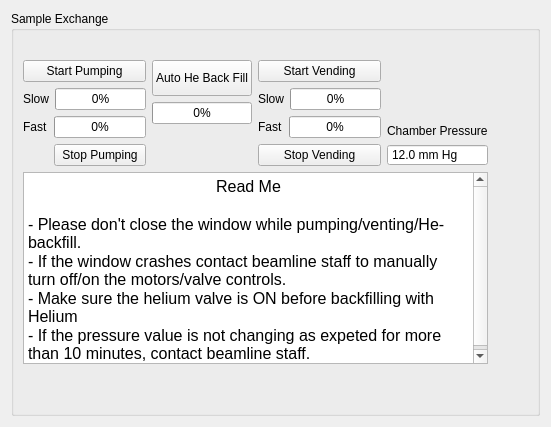
      <widget class="QWidget" name="tab_10">
       <attribute name="title">
        <string>Sample Exchange</string>
       </attribute>
       <layout class="QGridLayout" name="gridLayout_96">
        <item row="0" column="0">
         <widget class="QGroupBox" name="groupBox_22">
          <property name="styleSheet">
           <string notr="true">gridline-color: rgb(196, 160, 0);</string>
          </property>
          <property name="title">
           <string>Sample Exchange</string>
          </property>
          <layout class="QGridLayout" name="gridLayout_89">
           <item row="1" column="3">
            <layout class="QGridLayout" name="gridLayout_72">
             <item row="0" column="0">
              <widget class="QLabel" name="label_119">
               <property name="sizePolicy">
                <sizepolicy hsizetype="Preferred" vsizetype="Minimum">
                 <horstretch>0</horstretch>
                 <verstretch>0</verstretch>
                </sizepolicy>
               </property>
               <property name="text">
                <string>Chamber Pressure</string>
               </property>
               <property name="alignment">
                <set>Qt::AlignBottom|Qt::AlignLeading|Qt::AlignLeft</set>
               </property>
              </widget>
             </item>
             <item row="1" column="0">
              <widget class="QDoubleSpinBox" name="lcdPressure">
               <property name="sizePolicy">
                <sizepolicy hsizetype="Preferred" vsizetype="Fixed">
                 <horstretch>0</horstretch>
                 <verstretch>0</verstretch>
                </sizepolicy>
               </property>
               <property name="styleSheet">
                <string notr="true">font: 75 22pt &quot;C059&quot;;</string>
               </property>
               <property name="readOnly">
                <bool>true</bool>
               </property>
               <property name="buttonSymbols">
                <enum>QAbstractSpinBox::NoButtons</enum>
               </property>
               <property name="suffix">
                <string> mm Hg</string>
               </property>
               <property name="decimals">
                <number>1</number>
               </property>
               <property name="minimum">
                <double>0.000000000000000</double>
               </property>
               <property name="maximum">
                <double>800.000000000000000</double>
               </property>
               <property name="value">
                <double>12.000000000000000</double>
               </property>
              </widget>
             </item>
            </layout>
           </item>
           <item row="1" column="0">
            <layout class="QGridLayout" name="gridLayout_88">
             <item row="0" column="0">
              <widget class="QPushButton" name="pb_start_pump">
               <property name="enabled">
                <bool>true</bool>
               </property>
               <property name="sizePolicy">
                <sizepolicy hsizetype="Preferred" vsizetype="Minimum">
                 <horstretch>0</horstretch>
                 <verstretch>0</verstretch>
                </sizepolicy>
               </property>
               <property name="toolTip">
                <string>Starts the pumping protocol. Status of all the valves will be checked </string>
               </property>
               <property name="styleSheet">
                <string notr="true"/>
               </property>
               <property name="text">
                <string>Start Pumping</string>
               </property>
              </widget>
             </item>
             <item row="1" column="0">
              <layout class="QGridLayout" name="gridLayout_87">
               <item row="0" column="0">
                <layout class="QGridLayout" name="gridLayout_39">
                 <item row="0" column="0">
                  <widget class="QLabel" name="label_57">
                   <property name="text">
                    <string>Slow</string>
                   </property>
                  </widget>
                 </item>
                 <item row="0" column="1">
                  <widget class="QProgressBar" name="prb_pump_slow">
                   <property name="value">
                    <number>0</number>
                   </property>
                  </widget>
                 </item>
                </layout>
               </item>
               <item row="1" column="0">
                <layout class="QGridLayout" name="gridLayout_68">
                 <item row="0" column="1">
                  <widget class="QProgressBar" name="prb_pump_fast">
                   <property name="value">
                    <number>0</number>
                   </property>
                  </widget>
                 </item>
                 <item row="0" column="0">
                  <widget class="QLabel" name="label_58">
                   <property name="text">
                    <string>Fast</string>
                   </property>
                  </widget>
                 </item>
                 <item row="1" column="1">
                  <widget class="QPushButton" name="pb_stopPump">
                   <property name="text">
                    <string>Stop Pumping</string>
                   </property>
                  </widget>
                 </item>
                </layout>
               </item>
              </layout>
             </item>
            </layout>
           </item>
           <item row="0" column="1">
            <widget class="QLabel" name="label_74">
             <property name="text">
              <string/>
             </property>
            </widget>
           </item>
           <item row="3" column="0" colspan="4">
            <widget class="QTextEdit" name="textEdit">
             <property name="readOnly">
              <bool>true</bool>
             </property>
             <property name="html">
              <string>&lt;!DOCTYPE HTML PUBLIC &quot;-//W3C//DTD HTML 4.0//EN&quot; &quot;http://www.w3.org/TR/REC-html40/strict.dtd&quot;&gt;
&lt;html&gt;&lt;head&gt;&lt;meta name=&quot;qrichtext&quot; content=&quot;1&quot; /&gt;&lt;style type=&quot;text/css&quot;&gt;
p, li { white-space: pre-wrap; }
&lt;/style&gt;&lt;/head&gt;&lt;body style=&quot; font-family:'Segoe UI'; font-size:12pt; font-weight:400; font-style:normal;&quot;&gt;
&lt;p align=&quot;center&quot; style=&quot; margin-top:0px; margin-bottom:0px; margin-left:0px; margin-right:0px; -qt-block-indent:0; text-indent:0px;&quot;&gt;Read Me&lt;/p&gt;
&lt;p style=&quot;-qt-paragraph-type:empty; margin-top:0px; margin-bottom:0px; margin-left:0px; margin-right:0px; -qt-block-indent:0; text-indent:0px;&quot;&gt;&lt;br /&gt;&lt;/p&gt;
&lt;p style=&quot; margin-top:0px; margin-bottom:0px; margin-left:0px; margin-right:0px; -qt-block-indent:0; text-indent:0px;&quot;&gt;- Please don't close the window while pumping/venting/He-backfill. &lt;/p&gt;
&lt;p style=&quot; margin-top:0px; margin-bottom:0px; margin-left:0px; margin-right:0px; -qt-block-indent:0; text-indent:0px;&quot;&gt;- If the window crashes contact beamline staff to manually turn off/on the motors/valve controls. &lt;/p&gt;
&lt;p style=&quot; margin-top:0px; margin-bottom:0px; margin-left:0px; margin-right:0px; -qt-block-indent:0; text-indent:0px;&quot;&gt;- Make sure the helium valve is ON before backfilling with Helium&lt;/p&gt;
&lt;p style=&quot; margin-top:0px; margin-bottom:0px; margin-left:0px; margin-right:0px; -qt-block-indent:0; text-indent:0px;&quot;&gt;- If the pressure value is not changing as expeted for more than 10 minutes, contact beamline staff. &lt;/p&gt;&lt;/body&gt;&lt;/html&gt;</string>
             </property>
            </widget>
           </item>
           <item row="1" column="1">
            <layout class="QGridLayout" name="gridLayout_69">
             <item row="0" column="0">
              <widget class="QPushButton" name="pb_auto_he_fill">
               <property name="enabled">
                <bool>true</bool>
               </property>
               <property name="sizePolicy">
                <sizepolicy hsizetype="Preferred" vsizetype="Minimum">
                 <horstretch>0</horstretch>
                 <verstretch>0</verstretch>
                </sizepolicy>
               </property>
               <property name="styleSheet">
                <string notr="true"/>
               </property>
               <property name="text">
                <string>Auto He Back Fill</string>
               </property>
              </widget>
             </item>
             <item row="3" column="0">
              <widget class="QLabel" name="label_81">
               <property name="text">
                <string/>
               </property>
              </widget>
             </item>
             <item row="2" column="0">
              <widget class="QProgressBar" name="prb_he_backfill">
               <property name="value">
                <number>0</number>
               </property>
              </widget>
             </item>
            </layout>
           </item>
           <item row="1" column="2">
            <layout class="QGridLayout" name="gridLayout_81">
             <item row="2" column="0">
              <layout class="QGridLayout" name="gridLayout_47">
               <item row="0" column="0">
                <widget class="QLabel" name="label_71">
                 <property name="text">
                  <string>Fast</string>
                 </property>
                </widget>
               </item>
               <item row="0" column="1">
                <widget class="QProgressBar" name="prb_vent_fast">
                 <property name="value">
                  <number>0</number>
                 </property>
                </widget>
               </item>
              </layout>
             </item>
             <item row="0" column="0">
              <widget class="QPushButton" name="pb_vent">
               <property name="enabled">
                <bool>true</bool>
               </property>
               <property name="sizePolicy">
                <sizepolicy hsizetype="Preferred" vsizetype="Minimum">
                 <horstretch>0</horstretch>
                 <verstretch>0</verstretch>
                </sizepolicy>
               </property>
               <property name="toolTip">
                <string>Status of all the motors and valves will be checked</string>
               </property>
               <property name="styleSheet">
                <string notr="true"/>
               </property>
               <property name="text">
                <string>Start Vending</string>
               </property>
              </widget>
             </item>
             <item row="1" column="0">
              <layout class="QGridLayout" name="gridLayout_70">
               <item row="0" column="0">
                <widget class="QLabel" name="label_59">
                 <property name="text">
                  <string>Slow</string>
                 </property>
                </widget>
               </item>
               <item row="0" column="1">
                <widget class="QProgressBar" name="prb_vent_slow">
                 <property name="value">
                  <number>0</number>
                 </property>
                </widget>
               </item>
              </layout>
             </item>
             <item row="3" column="0">
              <widget class="QPushButton" name="pb_stopVent">
               <property name="text">
                <string>Stop Vending</string>
               </property>
              </widget>
             </item>
            </layout>
           </item>
           <item row="1" column="4">
            <spacer name="horizontalSpacer_13">
             <property name="orientation">
              <enum>Qt::Horizontal</enum>
             </property>
             <property name="sizeType">
              <enum>QSizePolicy::Preferred</enum>
             </property>
             <property name="sizeHint" stdset="0">
              <size>
               <width>40</width>
               <height>20</height>
              </size>
             </property>
            </spacer>
           </item>
           <item row="4" column="0">
            <spacer name="verticalSpacer_4">
             <property name="orientation">
              <enum>Qt::Vertical</enum>
             </property>
             <property name="sizeHint" stdset="0">
              <size>
               <width>20</width>
               <height>40</height>
              </size>
             </property>
            </spacer>
           </item>
          </layout>
         </widget>
        </item>
       </layout>
      </widget>
